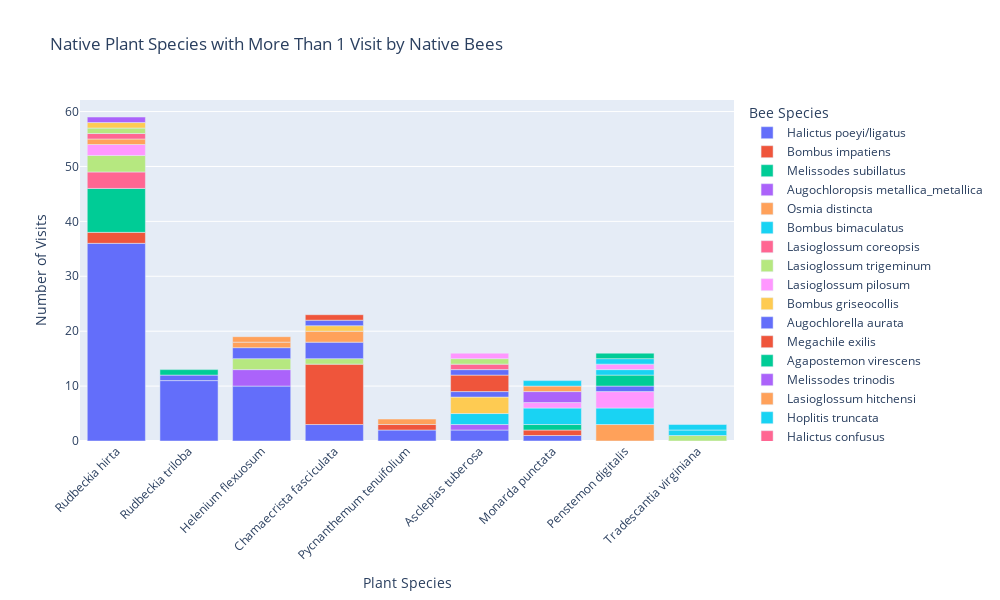

The notebook cell saved with this chart:
### Markdown cell above
# Which plant species should be promoted to support native bees?

### Code cell
# Filter out non-native bee species
native_data = data[data['native_or_non'] == 'native']

# Filter out rows with missing plant species values
native_data = native_data[native_data['plant_species'].notna()]

# Filter out rows with plant species value of 'None'
native_data = native_data[native_data['plant_species'] != 'None']

# Group by plant species and count the occurrences
plant_counts = native_data.groupby(['plant_species', 'bee_species']).size().reset_index(name='count')


# Sort the plant species by count in descending order
plant_counts = plant_counts.sort_values(by='count', ascending=False)

# Create a bar plot
fig = px.bar(plant_counts, x='plant_species', y='count', color='bee_species', 
             labels={'plant_species': 'Plant Species', 'count': 'Number of Visits', 'bee_species': 'Bee Species'},
             title='Native Plant Species with More Than 1 Visit by Native Bees')
fig.update_layout(xaxis_tickangle=-45, height=600, width=1000)
fig.show()

### Figure 1 — Plotly figure (JSON) as saved in the notebook; plotly's stock layout.template omitted (floating-point values rounded to 4 significant figures)
{"data": [{"alignmentgroup": "True", "hovertemplate": "Bee Species=Halictus poeyi/ligatus<br>Plant Species=%{x}<br>Number of Visits=%{y}<extra></extra>", "legendgroup": "Halictus poeyi/ligatus", "marker": {"color": "#636efa", "pattern": {"shape": ""}}, "name": "Halictus poeyi/ligatus", "offsetgroup": "Halictus poeyi/ligatus", "orientation": "v", "showlegend": true, "textposition": "auto", "x": ["Rudbeckia hirta", "Rudbeckia triloba", "Helenium flexuosum", "Chamaecrista fasciculata", "Pycnanthemum tenuifolium", "Asclepias tuberosa", "Monarda punctata"], "xaxis": "x", "y": [36, 11, 10, 3, 2, 2, 1], "yaxis": "y", "type": "bar"}, {"alignmentgroup": "True", "hovertemplate": "Bee Species=Bombus impatiens<br>Plant Species=%{x}<br>Number of Visits=%{y}<extra></extra>", "legendgroup": "Bombus impatiens", "marker": {"color": "#EF553B", "pattern": {"shape": ""}}, "name": "Bombus impatiens", "offsetgroup": "Bombus impatiens", "orientation": "v", "showlegend": true, "textposition": "auto", "x": ["Chamaecrista fasciculata", "Rudbeckia hirta", "Monarda punctata"], "xaxis": "x", "y": [11, 2, 1], "yaxis": "y", "type": "bar"}, {"alignmentgroup": "True", "hovertemplate": "Bee Species=Melissodes subillatus<br>Plant Species=%{x}<br>Number of Visits=%{y}<extra></extra>", "legendgroup": "Melissodes subillatus", "marker": {"color": "#00cc96", "pattern": {"shape": ""}}, "name": "Melissodes subillatus", "offsetgroup": "Melissodes subillatus", "orientation": "v", "showlegend": true, "textposition": "auto", "x": ["Rudbeckia hirta", "Monarda punctata"], "xaxis": "x", "y": [8, 1], "yaxis": "y", "type": "bar"}, {"alignmentgroup": "True", "hovertemplate": "Bee Species=Augochloropsis metallica_metallica<br>Plant Species=%{x}<br>Number of Visits=%{y}<extra></extra>", "legendgroup": "Augochloropsis metallica_metallica", "marker": {"color": "#ab63fa", "pattern": {"shape": ""}}, "name": "Augochloropsis metallica_metallica", "offsetgroup": "Augochloropsis metallica_metallica", "orientation": "v", "showlegend": true, "textposition": "auto", "x": ["Helenium flexuosum", "Asclepias tuberosa"], "xaxis": "x", "y": [3, 1], "yaxis": "y", "type": "bar"}, {"alignmentgroup": "True", "hovertemplate": "Bee Species=Osmia distincta<br>Plant Species=%{x}<br>Number of Visits=%{y}<extra></extra>", "legendgroup": "Osmia distincta", "marker": {"color": "#FFA15A", "pattern": {"shape": ""}}, "name": "Osmia distincta", "offsetgroup": "Osmia distincta", "orientation": "v", "showlegend": true, "textposition": "auto", "x": ["Penstemon digitalis"], "xaxis": "x", "y": [3], "yaxis": "y", "type": "bar"}, {"alignmentgroup": "True", "hovertemplate": "Bee Species=Bombus bimaculatus<br>Plant Species=%{x}<br>Number of Visits=%{y}<extra></extra>", "legendgroup": "Bombus bimaculatus", "marker": {"color": "#19d3f3", "pattern": {"shape": ""}}, "name": "Bombus bimaculatus", "offsetgroup": "Bombus bimaculatus", "orientation": "v", "showlegend": true, "textposition": "auto", "x": ["Penstemon digitalis", "Monarda punctata", "Asclepias tuberosa"], "xaxis": "x", "y": [3, 3, 2], "yaxis": "y", "type": "bar"}, {"alignmentgroup": "True", "hovertemplate": "Bee Species=Lasioglossum coreopsis<br>Plant Species=%{x}<br>Number of Visits=%{y}<extra></extra>", "legendgroup": "Lasioglossum coreopsis", "marker": {"color": "#FF6692", "pattern": {"shape": ""}}, "name": "Lasioglossum coreopsis", "offsetgroup": "Lasioglossum coreopsis", "orientation": "v", "showlegend": true, "textposition": "auto", "x": ["Rudbeckia hirta"], "xaxis": "x", "y": [3], "yaxis": "y", "type": "bar"}, {"alignmentgroup": "True", "hovertemplate": "Bee Species=Lasioglossum trigeminum<br>Plant Species=%{x}<br>Number of Visits=%{y}<extra></extra>", "legendgroup": "Lasioglossum trigeminum", "marker": {"color": "#B6E880", "pattern": {"shape": ""}}, "name": "Lasioglossum trigeminum", "offsetgroup": "Lasioglossum trigeminum", "orientation": "v", "showlegend": true, "textposition": "auto", "x": ["Rudbeckia hirta", "Helenium flexuosum", "Chamaecrista fasciculata", "Tradescantia virginiana"], "xaxis": "x", "y": [3, 2, 1, 1], "yaxis": "y", "type": "bar"}, {"alignmentgroup": "True", "hovertemplate": "Bee Species=Lasioglossum pilosum<br>Plant Species=%{x}<br>Number of Visits=%{y}<extra></extra>", "legendgroup": "Lasioglossum pilosum", "marker": {"color": "#FF97FF", "pattern": {"shape": ""}}, "name": "Lasioglossum pilosum", "offsetgroup": "Lasioglossum pilosum", "orientation": "v", "showlegend": true, "textposition": "auto", "x": ["Penstemon digitalis", "Rudbeckia hirta", "Monarda punctata"], "xaxis": "x", "y": [3, 2, 1], "yaxis": "y", "type": "bar"}, {"alignmentgroup": "True", "hovertemplate": "Bee Species=Bombus griseocollis<br>Plant Species=%{x}<br>Number of Visits=%{y}<extra></extra>", "legendgroup": "Bombus griseocollis", "marker": {"color": "#FECB52", "pattern": {"shape": ""}}, "name": "Bombus griseocollis", "offsetgroup": "Bombus griseocollis", "orientation": "v", "showlegend": true, "textposition": "auto", "x": ["Asclepias tuberosa"], "xaxis": "x", "y": [3], "yaxis": "y", "type": "bar"}, {"alignmentgroup": "True", "hovertemplate": "Bee Species=Augochlorella aurata<br>Plant Species=%{x}<br>Number of Visits=%{y}<extra></extra>", "legendgroup": "Augochlorella aurata", "marker": {"color": "#636efa", "pattern": {"shape": ""}}, "name": "Augochlorella aurata", "offsetgroup": "Augochlorella aurata", "orientation": "v", "showlegend": true, "textposition": "auto", "x": ["Chamaecrista fasciculata", "Helenium flexuosum", "Asclepias tuberosa", "Penstemon digitalis"], "xaxis": "x", "y": [3, 2, 1, 1], "yaxis": "y", "type": "bar"}, {"alignmentgroup": "True", "hovertemplate": "Bee Species=Megachile exilis<br>Plant Species=%{x}<br>Number of Visits=%{y}<extra></extra>", "legendgroup": "Megachile exilis", "marker": {"color": "#EF553B", "pattern": {"shape": ""}}, "name": "Megachile exilis", "offsetgroup": "Megachile exilis", "orientation": "v", "showlegend": true, "textposition": "auto", "x": ["Asclepias tuberosa"], "xaxis": "x", "y": [3], "yaxis": "y", "type": "bar"}, {"alignmentgroup": "True", "hovertemplate": "Bee Species=Agapostemon virescens<br>Plant Species=%{x}<br>Number of Visits=%{y}<extra></extra>", "legendgroup": "Agapostemon virescens", "marker": {"color": "#00cc96", "pattern": {"shape": ""}}, "name": "Agapostemon virescens", "offsetgroup": "Agapostemon virescens", "orientation": "v", "showlegend": true, "textposition": "auto", "x": ["Penstemon digitalis"], "xaxis": "x", "y": [2], "yaxis": "y", "type": "bar"}, {"alignmentgroup": "True", "hovertemplate": "Bee Species=Melissodes trinodis<br>Plant Species=%{x}<br>Number of Visits=%{y}<extra></extra>", "legendgroup": "Melissodes trinodis", "marker": {"color": "#ab63fa", "pattern": {"shape": ""}}, "name": "Melissodes trinodis", "offsetgroup": "Melissodes trinodis", "orientation": "v", "showlegend": true, "textposition": "auto", "x": ["Monarda punctata"], "xaxis": "x", "y": [2], "yaxis": "y", "type": "bar"}, {"alignmentgroup": "True", "hovertemplate": "Bee Species=Lasioglossum hitchensi<br>Plant Species=%{x}<br>Number of Visits=%{y}<extra></extra>", "legendgroup": "Lasioglossum hitchensi", "marker": {"color": "#FFA15A", "pattern": {"shape": ""}}, "name": "Lasioglossum hitchensi", "offsetgroup": "Lasioglossum hitchensi", "orientation": "v", "showlegend": true, "textposition": "auto", "x": ["Chamaecrista fasciculata", "Rudbeckia hirta", "Helenium flexuosum", "Monarda punctata"], "xaxis": "x", "y": [2, 1, 1, 1], "yaxis": "y", "type": "bar"}, {"alignmentgroup": "True", "hovertemplate": "Bee Species=Hoplitis truncata<br>Plant Species=%{x}<br>Number of Visits=%{y}<extra></extra>", "legendgroup": "Hoplitis truncata", "marker": {"color": "#19d3f3", "pattern": {"shape": ""}}, "name": "Hoplitis truncata", "offsetgroup": "Hoplitis truncata", "orientation": "v", "showlegend": true, "textposition": "auto", "x": ["Tradescantia virginiana", "Penstemon digitalis"], "xaxis": "x", "y": [1, 1], "yaxis": "y", "type": "bar"}, {"alignmentgroup": "True", "hovertemplate": "Bee Species=Halictus confusus<br>Plant Species=%{x}<br>Number of Visits=%{y}<extra></extra>", "legendgroup": "Halictus confusus", "marker": {"color": "#FF6692", "pattern": {"shape": ""}}, "name": "Halictus confusus", "offsetgroup": "Halictus confusus", "orientation": "v", "showlegend": true, "textposition": "auto", "x": ["Rudbeckia hirta"], "xaxis": "x", "y": [1], "yaxis": "y", "type": "bar"}, {"alignmentgroup": "True", "hovertemplate": "Bee Species=Calliopsis andreniformis<br>Plant Species=%{x}<br>Number of Visits=%{y}<extra></extra>", "legendgroup": "Calliopsis andreniformis", "marker": {"color": "#B6E880", "pattern": {"shape": ""}}, "name": "Calliopsis andreniformis", "offsetgroup": "Calliopsis andreniformis", "orientation": "v", "showlegend": true, "textposition": "auto", "x": ["Rudbeckia hirta"], "xaxis": "x", "y": [1], "yaxis": "y", "type": "bar"}, {"alignmentgroup": "True", "hovertemplate": "Bee Species=Megachile georgica<br>Plant Species=%{x}<br>Number of Visits=%{y}<extra></extra>", "legendgroup": "Megachile georgica", "marker": {"color": "#FF97FF", "pattern": {"shape": ""}}, "name": "Megachile georgica", "offsetgroup": "Megachile georgica", "orientation": "v", "showlegend": true, "textposition": "auto", "x": ["Penstemon digitalis"], "xaxis": "x", "y": [1], "yaxis": "y", "type": "bar"}, {"alignmentgroup": "True", "hovertemplate": "Bee Species=Augochlora pura<br>Plant Species=%{x}<br>Number of Visits=%{y}<extra></extra>", "legendgroup": "Augochlora pura", "marker": {"color": "#FECB52", "pattern": {"shape": ""}}, "name": "Augochlora pura", "offsetgroup": "Augochlora pura", "orientation": "v", "showlegend": true, "textposition": "auto", "x": ["Rudbeckia hirta"], "xaxis": "x", "y": [1], "yaxis": "y", "type": "bar"}, {"alignmentgroup": "True", "hovertemplate": "Bee Species=Megachile mendica<br>Plant Species=%{x}<br>Number of Visits=%{y}<extra></extra>", "legendgroup": "Megachile mendica", "marker": {"color": "#636efa", "pattern": {"shape": ""}}, "name": "Megachile mendica", "offsetgroup": "Megachile mendica", "orientation": "v", "showlegend": true, "textposition": "auto", "x": ["Rudbeckia triloba", "Asclepias tuberosa"], "xaxis": "x", "y": [1, 1], "yaxis": "y", "type": "bar"}, {"alignmentgroup": "True", "hovertemplate": "Bee Species=Lasioglossum versatum<br>Plant Species=%{x}<br>Number of Visits=%{y}<extra></extra>", "legendgroup": "Lasioglossum versatum", "marker": {"color": "#EF553B", "pattern": {"shape": ""}}, "name": "Lasioglossum versatum", "offsetgroup": "Lasioglossum versatum", "orientation": "v", "showlegend": true, "textposition": "auto", "x": ["Pycnanthemum tenuifolium"], "xaxis": "x", "y": [1], "yaxis": "y", "type": "bar"}, {"alignmentgroup": "True", "hovertemplate": "Bee Species=Lasioglossum<br>Plant Species=%{x}<br>Number of Visits=%{y}<extra></extra>", "legendgroup": "Lasioglossum", "marker": {"color": "#00cc96", "pattern": {"shape": ""}}, "name": "Lasioglossum", "offsetgroup": "Lasioglossum", "orientation": "v", "showlegend": true, "textposition": "auto", "x": ["Rudbeckia triloba"], "xaxis": "x", "y": [1], "yaxis": "y", "type": "bar"}, {"alignmentgroup": "True", "hovertemplate": "Bee Species=Nomada texana<br>Plant Species=%{x}<br>Number of Visits=%{y}<extra></extra>", "legendgroup": "Nomada texana", "marker": {"color": "#ab63fa", "pattern": {"shape": ""}}, "name": "Nomada texana", "offsetgroup": "Nomada texana", "orientation": "v", "showlegend": true, "textposition": "auto", "x": ["Rudbeckia hirta"], "xaxis": "x", "y": [1], "yaxis": "y", "type": "bar"}, {"alignmentgroup": "True", "hovertemplate": "Bee Species=Ceratina calcarata<br>Plant Species=%{x}<br>Number of Visits=%{y}<extra></extra>", "legendgroup": "Ceratina calcarata", "marker": {"color": "#FFA15A", "pattern": {"shape": ""}}, "name": "Ceratina calcarata", "offsetgroup": "Ceratina calcarata", "orientation": "v", "showlegend": true, "textposition": "auto", "x": ["Pycnanthemum tenuifolium", "Helenium flexuosum"], "xaxis": "x", "y": [1, 1], "yaxis": "y", "type": "bar"}, {"alignmentgroup": "True", "hovertemplate": "Bee Species=Lasioglossum callidum<br>Plant Species=%{x}<br>Number of Visits=%{y}<extra></extra>", "legendgroup": "Lasioglossum callidum", "marker": {"color": "#19d3f3", "pattern": {"shape": ""}}, "name": "Lasioglossum callidum", "offsetgroup": "Lasioglossum callidum", "orientation": "v", "showlegend": true, "textposition": "auto", "x": ["Tradescantia virginiana", "Penstemon digitalis", "Monarda punctata"], "xaxis": "x", "y": [1, 1, 1], "yaxis": "y", "type": "bar"}, {"alignmentgroup": "True", "hovertemplate": "Bee Species=Agapostemon splendens<br>Plant Species=%{x}<br>Number of Visits=%{y}<extra></extra>", "legendgroup": "Agapostemon splendens", "marker": {"color": "#FF6692", "pattern": {"shape": ""}}, "name": "Agapostemon splendens", "offsetgroup": "Agapostemon splendens", "orientation": "v", "showlegend": true, "textposition": "auto", "x": ["Asclepias tuberosa"], "xaxis": "x", "y": [1], "yaxis": "y", "type": "bar"}, {"alignmentgroup": "True", "hovertemplate": "Bee Species=Megachile texana<br>Plant Species=%{x}<br>Number of Visits=%{y}<extra></extra>", "legendgroup": "Megachile texana", "marker": {"color": "#B6E880", "pattern": {"shape": ""}}, "name": "Megachile texana", "offsetgroup": "Megachile texana", "orientation": "v", "showlegend": true, "textposition": "auto", "x": ["Asclepias tuberosa"], "xaxis": "x", "y": [1], "yaxis": "y", "type": "bar"}, {"alignmentgroup": "True", "hovertemplate": "Bee Species=Nomada parva<br>Plant Species=%{x}<br>Number of Visits=%{y}<extra></extra>", "legendgroup": "Nomada parva", "marker": {"color": "#FF97FF", "pattern": {"shape": ""}}, "name": "Nomada parva", "offsetgroup": "Nomada parva", "orientation": "v", "showlegend": true, "textposition": "auto", "x": ["Asclepias tuberosa"], "xaxis": "x", "y": [1], "yaxis": "y", "type": "bar"}, {"alignmentgroup": "True", "hovertemplate": "Bee Species=Lasioglossum oblongum<br>Plant Species=%{x}<br>Number of Visits=%{y}<extra></extra>", "legendgroup": "Lasioglossum oblongum", "marker": {"color": "#FECB52", "pattern": {"shape": ""}}, "name": "Lasioglossum oblongum", "offsetgroup": "Lasioglossum oblongum", "orientation": "v", "showlegend": true, "textposition": "auto", "x": ["Chamaecrista fasciculata"], "xaxis": "x", "y": [1], "yaxis": "y", "type": "bar"}, {"alignmentgroup": "True", "hovertemplate": "Bee Species=Lasioglossum tegulare<br>Plant Species=%{x}<br>Number of Visits=%{y}<extra></extra>", "legendgroup": "Lasioglossum tegulare", "marker": {"color": "#636efa", "pattern": {"shape": ""}}, "name": "Lasioglossum tegulare", "offsetgroup": "Lasioglossum tegulare", "orientation": "v", "showlegend": true, "textposition": "auto", "x": ["Chamaecrista fasciculata"], "xaxis": "x", "y": [1], "yaxis": "y", "type": "bar"}, {"alignmentgroup": "True", "hovertemplate": "Bee Species=Triepeolus lunatus<br>Plant Species=%{x}<br>Number of Visits=%{y}<extra></extra>", "legendgroup": "Triepeolus lunatus", "marker": {"color": "#EF553B", "pattern": {"shape": ""}}, "name": "Triepeolus lunatus", "offsetgroup": "Triepeolus lunatus", "orientation": "v", "showlegend": true, "textposition": "auto", "x": ["Chamaecrista fasciculata"], "xaxis": "x", "y": [1], "yaxis": "y", "type": "bar"}, {"alignmentgroup": "True", "hovertemplate": "Bee Species=Ceratina mikmaqi<br>Plant Species=%{x}<br>Number of Visits=%{y}<extra></extra>", "legendgroup": "Ceratina mikmaqi", "marker": {"color": "#00cc96", "pattern": {"shape": ""}}, "name": "Ceratina mikmaqi", "offsetgroup": "Ceratina mikmaqi", "orientation": "v", "showlegend": true, "textposition": "auto", "x": ["Penstemon digitalis"], "xaxis": "x", "y": [1], "yaxis": "y", "type": "bar"}], "layout": {"xaxis": {"anchor": "y", "domain": [0, 1], "title": {"text": "Plant Species"}, "tickangle": -45}, "yaxis": {"anchor": "x", "domain": [0, 1], "title": {"text": "Number of Visits"}}, "legend": {"title": {"text": "Bee Species"}, "tracegroupgap": 0}, "title": {"text": "Native Plant Species with More Than 1 Visit by Native Bees"}, "barmode": "relative", "height": 600, "width": 1000}}
